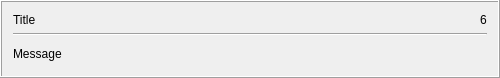
<?xml version="1.0" encoding="UTF-8"?>
<ui version="4.0">
 <class>QtPopupp</class>
 <widget class="QFrame" name="QtPopupp">
  <property name="geometry">
   <rect>
    <x>0</x>
    <y>0</y>
    <width>500</width>
    <height>78</height>
   </rect>
  </property>
  <property name="maximumSize">
   <size>
    <width>500</width>
    <height>200</height>
   </size>
  </property>
  <property name="windowTitle">
   <string>Popup</string>
  </property>
  <property name="frameShape">
   <enum>QFrame::Box</enum>
  </property>
  <property name="frameShadow">
   <enum>QFrame::Raised</enum>
  </property>
  <layout class="QVBoxLayout" name="verticalLayout">
   <item>
    <layout class="QHBoxLayout" name="layHeader">
     <item>
      <widget class="QLabel" name="lblTitle">
       <property name="sizePolicy">
        <sizepolicy hsizetype="Preferred" vsizetype="Preferred">
         <horstretch>1</horstretch>
         <verstretch>0</verstretch>
        </sizepolicy>
       </property>
       <property name="text">
        <string>Title</string>
       </property>
      </widget>
     </item>
     <item>
      <widget class="QLabel" name="lblTimer">
       <property name="text">
        <string>6</string>
       </property>
      </widget>
     </item>
    </layout>
   </item>
   <item>
    <widget class="Line" name="line">
     <property name="orientation">
      <enum>Qt::Horizontal</enum>
     </property>
    </widget>
   </item>
   <item>
    <widget class="QLabel" name="lblMessage">
     <property name="sizePolicy">
      <sizepolicy hsizetype="Preferred" vsizetype="Preferred">
       <horstretch>0</horstretch>
       <verstretch>1</verstretch>
      </sizepolicy>
     </property>
     <property name="text">
      <string>Message</string>
     </property>
    </widget>
   </item>
  </layout>
 </widget>
 <resources/>
 <connections/>
</ui>
